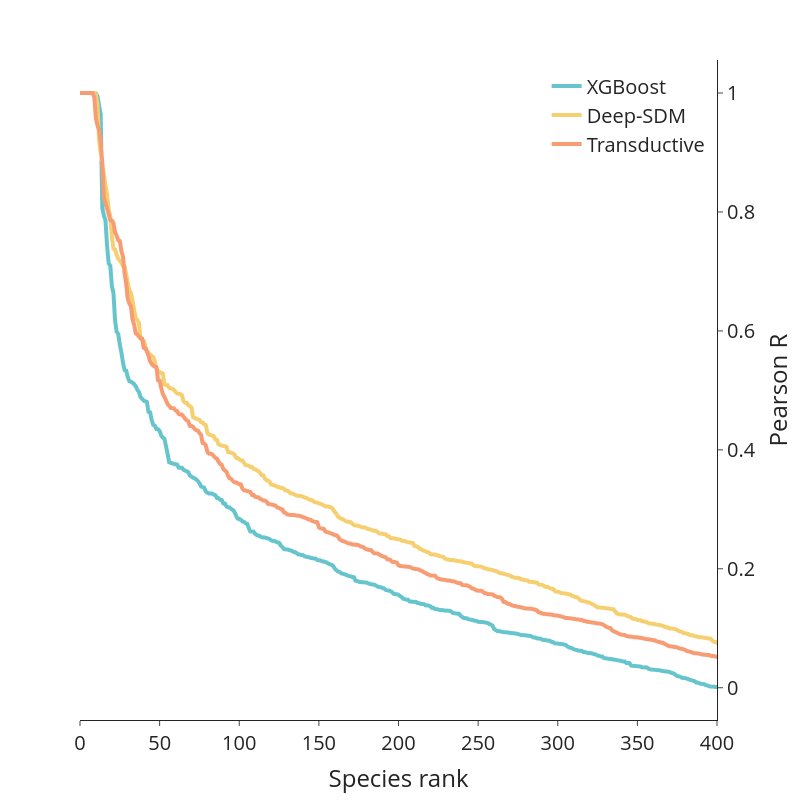

Notebook code for this chart:
### Code cell
import plotly.express as px

fig = px.line(data[data['x'] <= 400], x='x', y='pearsonr_nz', color='model', template = 'simple_white',
           width = 800, height=800,
           color_discrete_sequence = px.colors.qualitative.Pastel)

fig.update_layout(
    title='', #'Biomass regression',
    xaxis_title='Species rank',
    yaxis_title='Pearson R',
    font=dict(size=20),
    legend_title_text='',
    legend=dict(yanchor="top",
                y=0.99,
                xanchor="right",
                x=0.99)
)

fig.update_traces(line={'width': 4})


fig.update_layout(
    yaxis={'side': 'right'},
    #showlegend=False
)

### Figure 1 — Plotly figure (JSON) as saved in the notebook; plotly's stock layout.template omitted (floating-point values rounded to 4 significant figures; data arrays with more than 128 entries replaced by an {"elided": "..."} marker saying what was removed)
{"data": [{"hovertemplate": "model=XGBoost<br>x=%{x}<br>pearsonr_nz=%{y}<extra></extra>", "legendgroup": "XGBoost", "line": {"color": "rgb(102, 197, 204)", "dash": "solid", "width": 4}, "marker": {"symbol": "circle"}, "mode": "lines", "name": "XGBoost", "showlegend": true, "type": "scattergl", "x": {"elided": "401 int values"}, "xaxis": "x", "y": {"elided": "401 float values"}, "yaxis": "y"}, {"hovertemplate": "model=Deep-SDM<br>x=%{x}<br>pearsonr_nz=%{y}<extra></extra>", "legendgroup": "Deep-SDM", "line": {"color": "rgb(246, 207, 113)", "dash": "solid", "width": 4}, "marker": {"symbol": "circle"}, "mode": "lines", "name": "Deep-SDM", "showlegend": true, "type": "scattergl", "x": {"elided": "401 int values"}, "xaxis": "x", "y": {"elided": "401 float values"}, "yaxis": "y"}, {"hovertemplate": "model=Transductive<br>x=%{x}<br>pearsonr_nz=%{y}<extra></extra>", "legendgroup": "Transductive", "line": {"color": "rgb(248, 156, 116)", "dash": "solid", "width": 4}, "marker": {"symbol": "circle"}, "mode": "lines", "name": "Transductive", "showlegend": true, "type": "scattergl", "x": {"elided": "401 int values"}, "xaxis": "x", "y": {"elided": "401 float values"}, "yaxis": "y"}], "layout": {"font": {"size": 20}, "height": 800, "legend": {"title": {"text": ""}, "tracegroupgap": 0, "x": 0.99, "xanchor": "right", "y": 0.99, "yanchor": "top"}, "margin": {"t": 60}, "title": {"text": ""}, "width": 800, "xaxis": {"anchor": "y", "domain": [0, 1], "title": {"text": "Species rank"}}, "yaxis": {"anchor": "x", "domain": [0, 1], "side": "right", "title": {"text": "Pearson R"}}}}
